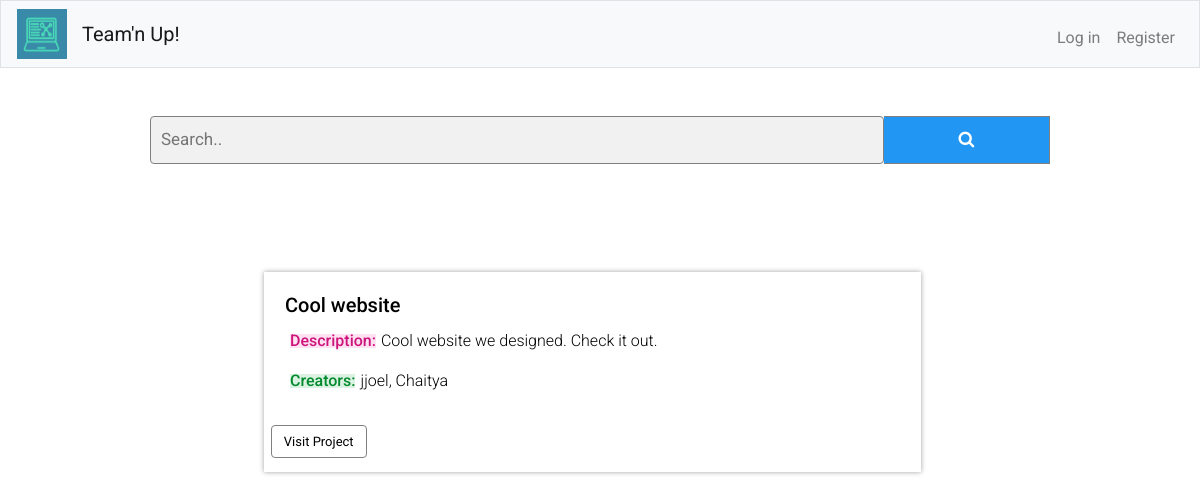
Before: /view with the older database file.
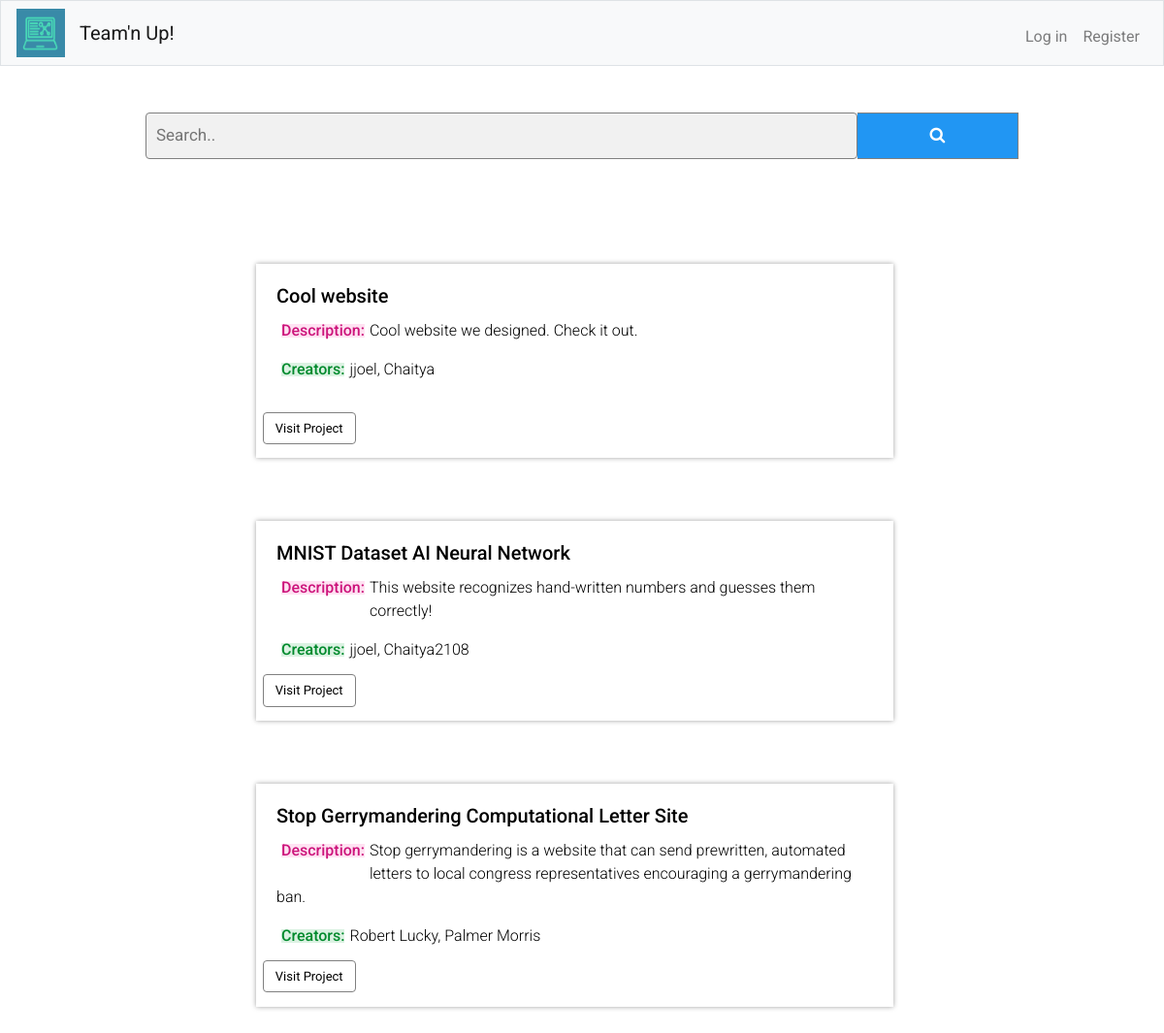
After: the same page with the newer database file.
### tables this page shows
CREATE TABLE projects
(
    id INTEGER,
    title TEXT,
    url TEXT,
    desc TEXT,
    users TEXT
);

### app.py (the view)
@app.route("/view", methods=["POST","GET"])
def view():
    if request.method == "POST":
        searchVal = request.form.get("search2")
        words = ["i", "me", "my", "myself", "we", "our", "ours", "ourselves", "you", "your", "yours",
        "yourself", "yourselves", "he", "him", "his", "himself", "she", "her", "hers", "herself", "it",
        "its", "itself", "they", "them", "their", "theirs", "themselves", "what", "which", "who", "whom",
        "this", "that", "these", "those", "am", "is", "are", "was", "were", "be", "been", "being", "have",
        "has", "had", "having", "do", "does", "did", "doing", "a", "an", "the", "and", "but", "if", "or",
        "because", "as", "until", "while", "of", "at", "by", "for", "with", "about", "against", "between",
        "into", "through", "during", "before", "after", "above", "below", "to", "from", "up", "down", "in",
        "out", "on", "off", "over", "under", "again", "further", "then", "once", "here", "there", "when",
        "where", "why", "how", "all", "any", "both", "each", "few", "more", "most", "other", "some", "such",
        "no", "nor", "not", "only", "own", "same", "so", "than", "too", "very", "s", "t", "can", "will",
        "just", "don", "should", "now"]
        if not searchVal:
            rows = db.execute("SELECT * FROM projects")
            return render_template("view.html", rows=rows)
        else:
            searchArr = searchVal.split(" ")
            searchArrCopy = searchArr
            for word in words:
                if word in searchArr:
                    searchArrCopy.remove(word)
            searchArr = searchArrCopy
            for val in searchArr:
                rows = []
                rowsTemp = db.execute("SELECT * FROM projects WHERE (title LIKE ('%' || :search || '%') OR desc LIKE ('%' || :search || '%') OR users LIKE ('%' || :search || '%')", search=val)
                for row in rowsTemp:
                    if row not in rows:
                        rows.append(row)
            return render_template("view.html", rows=rows)
    else:
        rows = db.execute("SELECT * FROM projects")
        return render_template("view.html",rows=rows)

### app.py (called while the page is built)
@app.after_request
def after_request(response):
    response.headers["Cache-Control"] = "no-cache, no-store, must-revalidate"
    response.headers["Expires"] = 0
    response.headers["Pragma"] = "no-cache"
    return response

### templates/view.html (shortened to what this page needs)
{% extends "layout.html" %}
{% block body %}
<link rel="stylesheet" href="https://cdnjs.cloudflare.com/ajax/libs/font-awesome/4.7.0/css/font-awesome.min.css">
<br>
<br>
<form class="ex" action="/view" method="post" style="margin:auto;max-width:900px">
    <div id="searchBar">
        <input type="text" placeholder="Search.." name="search2" class="search">
        <button type="submit"><i class="fa fa-search"></i></button>
    </div>
</form>
<br>
<br>
<div class="row">
    {% for row in rows %}
    <div class="browse-profiles">
        <div class=" mb-4 back">
            <div class="card-body">
                <h5 class="card-title">{{ row["title"] }}</h5>
                <h6 class="card-text des pink">Description:</h6>
                <p> {{ row["desc"] }}</p>
                <h6 class="card-text des green">Creators:</h6>
                <p> {{ row["users"] }}</p>
                <form action="{{ row['url'] }}" target="_blank">
                    <input class="first btn btn-primary" type="submit" value="Visit Project">
                </form>
            </div>
        </div>
    </div>
    {% endfor %}
</div>
{% endblock %}

### templates/layout.html (shortened to what this page needs)
<!DOCTYPE html>
<html lang="en">
    <head>
        <link href="https://maxcdn.bootstrapcdn.com/bootstrap/4.1.3/css/bootstrap.min.css" rel="stylesheet">
        <link href="/static/layout.css" rel="stylesheet">
    </head>
    <body>
        <nav class="navbar navbar-expand-md navbar-light bg-light border" >
            <a href="/index"><img src = '/static/logo.png' class="logo" href ="/templates/index.html"></img></a>
            <a class="navbar-brand" href="/"><span class="col">Team'n Up!</span></a>
            <div class="collapse navbar-collapse" id="navbar">
                {% if session.user_id %}
                <ul class="navbar-nav mr-auto mt-2">
                    <li class="nav-item"><a class="nav-link" href="/profile">Profile</a></li>
                    <li class="nav-item"><a class="nav-link" href="/partners">Partners</a></li>
                    <li class="nav-item"><a class="nav-link" href="/browse">Browse</a></li>
                    <li class = "nav-item"><a class = "nav-link" href = "/project">Post a Project</a><li>
                    <li class="nav-item"><a class="nav-link" href="/view">View Projects</a></li>
                </ul>
                <ul class="navbar-nav ml-auto mt-2">
                    <li class="nav-item"><a class="nav-link" href="/logout">Log Out</a></li>
                </ul>
                {% else %}
                <ul class="navbar-nav ml-auto mt-2">
                    <li class="nav-item"><a class="nav-link" href="/login">Log in</a></li>
                    <li class="nav-item"><a class="nav-link" href="/register">Register</a></li>
                </ul>
                {% endif %}
            </div>
        </nav>
        {% block body %}{% endblock %}
    </body>
</html>

### static/layout.css (style rules this page uses)
* { font-family: 'Roboto', sans-serif; }
.logo { width:50px; height:50px; }
.pink { color: rgb(204, 20, 123); background-color: rgb(255, 226, 242); }
.green { color: rgb(0, 138, 45); background-color: rgb(219, 242, 226); }

### templates/view.html (style rules this page uses)
.row { margin-right: 0px; padding: 60px; }
.browse-profiles { display: block; margin: 0 auto; width: 60%; min-height: 200px; margin-bottom: 65px; border: 1px solid white; cursor: pointer; color: black; position: relative; -webkit-box-shadow: 0px 0px 5px 0px rgba(160, 160, 160, 1); -moz-box-shadow: 0px 0px 5px 0px rgba(160, 160, 160, 1); box-shadow: 0px 0px 5px 0px rgba(160, 160, 160, 1); }
input.btn { margin: 10px; display: inline-block; font-size: 13px; position: absolute; top: 97%; transform: translate(-50px, -50px); background-color: white; border: 1px solid gray; color: black; }
.first { float: left; left: 7%; }
form.ex input[type=text] { margin: 0px; padding: 10px; font-size: 17px; border: 1px solid grey; float: left; background: #f1f1f1; display: block; }
form.ex button { float: right; width: 200px; padding: 10px; background: #2196F3; color: white; font-size: 17px; border: 1px solid grey; border-left: none; cursor: pointer; }
form.ex::after { content: ""; clear: both; display: table; }
input[type=text], input[type=password], textarea { width: 100%; padding: 12px 20px; margin: 8px 0; display: inline-block; border: 1px solid #ccc; border-radius: 4px; box-sizing: border-box; }
h6 { display: inline; float: left; margin: 5px; line-height: .9; }
p { font-weight: 300; }
#searchBar { display: flex; }

Changed rows visible on the page:
added projects: title "MNIST Dataset AI Neural Network", desc "This website recognizes hand-written numbers and guesses them correctly!", users "jjoel, Chaitya2108"
added projects: title "Stop Gerrymandering Computational Letter Site", desc "Stop gerrymandering is a website that can send prewritten, automated letters to local congress representatives encouraging a gerrymandering ban.", users "Robert Lucky, Palmer Morris"
